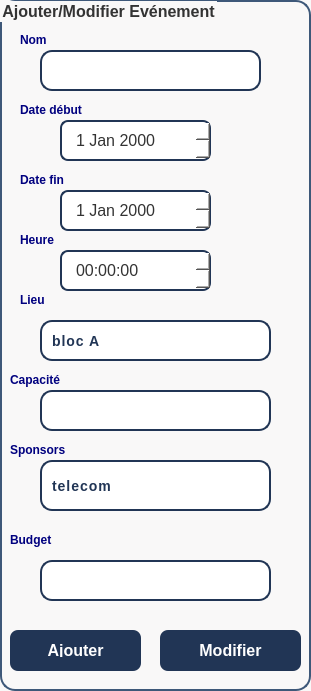
   <widget class="QGroupBox" name="groupBox">
    <property name="geometry">
     <rect>
      <x>260</x>
      <y>0</y>
      <width>311</width>
      <height>691</height>
     </rect>
    </property>
    <property name="styleSheet">
     <string notr="true">
QGroupBox {
    background: #f9f8f8;
    border: 2px solid #3e5879;
    border-radius: 15px;
    padding: 15px;
    font-size: 16px;
    font-weight: bold;
    color: #333;
}

// Set title styling
QGroupBox:title {
    subcontrol-origin: margin;
    subcontrol-position: top center;
    padding: 5px;
    color: #555;
    background: #ecf0f3;
    border-radius: 8px;
}
</string>
    </property>
    <property name="title">
     <string>Ajouter/Modifier Evénement</string>
    </property>
    <widget class="QLabel" name="label_11">
     <property name="geometry">
      <rect>
       <x>20</x>
       <y>30</y>
       <width>63</width>
       <height>20</height>
      </rect>
     </property>
     <property name="styleSheet">
      <string notr="true">QMainWindow {
    background: #3e5879; /* Main window background color */
    color: white; /* White text color */
}

QWidget {
    background: #f9f8f8; /* Background color for text areas inside the main window */
}

/* Optional: If you want text inputs like QLineEdit, QTextEdit, etc., to have a different background */
QLineEdit, QTextEdit, QPlainTextEdit {
    background: #f9f8f8; /* Text input background color */
    color: #333; /* Dark text color for readability */
}
</string>
     </property>
     <property name="text">
      <string>&lt;html&gt;&lt;head/&gt;&lt;body&gt;&lt;p&gt;&lt;span style=&quot; font-weight:700; color:#00007f;&quot;&gt;Nom&lt;/span&gt;&lt;/p&gt;&lt;/body&gt;&lt;/html&gt;</string>
     </property>
    </widget>
    <widget class="QLineEdit" name="lineedit_nom">
     <property name="geometry">
      <rect>
       <x>40</x>
       <y>50</y>
       <width>221</width>
       <height>41</height>
      </rect>
     </property>
     <property name="styleSheet">
      <string notr="true">QLineEdit {
    background: #ffffff; /* White background */
    border: 2px solid #213555; /* Blue border */
    border-radius: 12px; /* Rounded corners */
    padding: 8px;
    font-size: 13px;
    color: #3e5879; /* Dark text color */
    font-weight: bold;
    letter-spacing: 1px;
}

QLineEdit:focus {
    border: 2px solid #00bfff; /* Blue border on focus */
    background: #f5f5f5; /* Light gray background on focus */
}
</string>
     </property>
    </widget>
    <widget class="QLabel" name="label_12">
     <property name="geometry">
      <rect>
       <x>20</x>
       <y>100</y>
       <width>101</width>
       <height>20</height>
      </rect>
     </property>
     <property name="styleSheet">
      <string notr="true">QMainWindow {
    background: #3e5879; /* Main window background color */
    color: white; /* White text color */
}

QWidget {
    background: #f9f8f8; /* Background color for text areas inside the main window */
}

/* Optional: If you want text inputs like QLineEdit, QTextEdit, etc., to have a different background */
QLineEdit, QTextEdit, QPlainTextEdit {
    background: #f9f8f8; /* Text input background color */
    color: #333; /* Dark text color for readability */
}
</string>
     </property>
     <property name="text">
      <string>&lt;!DOCTYPE HTML PUBLIC &quot;-//W3C//DTD HTML 4.0//EN&quot; &quot;http://www.w3.org/TR/REC-html40/strict.dtd&quot;&gt;
&lt;html&gt;&lt;head&gt;&lt;meta name=&quot;qrichtext&quot; content=&quot;1&quot; /&gt;&lt;meta charset=&quot;utf-8&quot; /&gt;&lt;style type=&quot;text/css&quot;&gt;
p, li { white-space: pre-wrap; }
hr { height: 1px; border-width: 0; }
li.unchecked::marker { content: &quot;\2610&quot;; }
li.checked::marker { content: &quot;\2612&quot;; }
&lt;/style&gt;&lt;/head&gt;&lt;body style=&quot; font-family:'Segoe UI'; font-size:9pt; font-weight:400; font-style:normal;&quot;&gt;
&lt;p style=&quot; margin-top:0px; margin-bottom:0px; margin-left:0px; margin-right:0px; -qt-block-indent:0; text-indent:0px;&quot;&gt;&lt;span style=&quot; font-weight:700; color:#00007f;&quot;&gt;Date début&lt;/span&gt;&lt;/p&gt;&lt;/body&gt;&lt;/html&gt;</string>
     </property>
    </widget>
    <widget class="QLabel" name="label_13">
     <property name="geometry">
      <rect>
       <x>20</x>
       <y>230</y>
       <width>63</width>
       <height>20</height>
      </rect>
     </property>
     <property name="styleSheet">
      <string notr="true">QMainWindow {
    background: #3e5879; /* Main window background color */
    color: white; /* White text color */
}

QWidget {
    background: #f9f8f8; /* Background color for text areas inside the main window */
}

/* Optional: If you want text inputs like QLineEdit, QTextEdit, etc., to have a different background */
QLineEdit, QTextEdit, QPlainTextEdit {
    background: #f9f8f8; /* Text input background color */
    color: #333; /* Dark text color for readability */
}
</string>
     </property>
     <property name="text">
      <string>&lt;html&gt;&lt;head/&gt;&lt;body&gt;&lt;p&gt;&lt;span style=&quot; font-weight:700; color:#00007f;&quot;&gt;Heure&lt;/span&gt;&lt;/p&gt;&lt;/body&gt;&lt;/html&gt;</string>
     </property>
    </widget>
    <widget class="QLabel" name="label_14">
     <property name="geometry">
      <rect>
       <x>20</x>
       <y>290</y>
       <width>63</width>
       <height>20</height>
      </rect>
     </property>
     <property name="styleSheet">
      <string notr="true">QMainWindow {
    background: #3e5879; /* Main window background color */
    color: white; /* White text color */
}

QWidget {
    background: #f9f8f8; /* Background color for text areas inside the main window */
}

/* Optional: If you want text inputs like QLineEdit, QTextEdit, etc., to have a different background */
QLineEdit, QTextEdit, QPlainTextEdit {
    background: #f9f8f8; /* Text input background color */
    color: #333; /* Dark text color for readability */
}
</string>
     </property>
     <property name="text">
      <string>&lt;html&gt;&lt;head/&gt;&lt;body&gt;&lt;p&gt;&lt;span style=&quot; font-weight:700; color:#00007f;&quot;&gt;Lieu&lt;/span&gt;&lt;/p&gt;&lt;/body&gt;&lt;/html&gt;</string>
     </property>
    </widget>
    <widget class="QDateEdit" name="lineedit_date_debut">
     <property name="geometry">
      <rect>
       <x>60</x>
       <y>120</y>
       <width>151</width>
       <height>41</height>
      </rect>
     </property>
     <property name="styleSheet">
      <string notr="true">QDateEdit {
    background: #ffffff; /* White background */
    border: 2px solid #213555; /* Blue border */
    border-radius: 8px; /* Rounded corners */
    padding: 8px 12px;
    font-size: 16px;
    color: #333; /* Dark text color */
}

QDateEdit:focus {
    border: 2px solid #213555; /* Keep the same blue border when focused */
}
</string>
     </property>
    </widget>
    <widget class="QTimeEdit" name="lineedit_heure">
     <property name="geometry">
      <rect>
       <x>60</x>
       <y>250</y>
       <width>151</width>
       <height>41</height>
      </rect>
     </property>
     <property name="styleSheet">
      <string notr="true">QTimeEdit {
    background: #ffffff; /* White background */
    border: 2px solid #213555; /* Blue border */
    border-radius: 8px; /* Rounded corners */
    padding: 8px 12px;
    font-size: 16px;
    color: #333; /* Dark text color */
}

QTimeEdit:focus {
    border: 2px solid #213555; /* Keep the same blue border when focused */
}
</string>
     </property>
    </widget>
    <widget class="QLabel" name="label_15">
     <property name="geometry">
      <rect>
       <x>10</x>
       <y>370</y>
       <width>63</width>
       <height>20</height>
      </rect>
     </property>
     <property name="styleSheet">
      <string notr="true">QMainWindow {
    background: #3e5879; /* Main window background color */
    color: white; /* White text color */
}

QWidget {
    background: #f9f8f8; /* Background color for text areas inside the main window */
}

/* Optional: If you want text inputs like QLineEdit, QTextEdit, etc., to have a different background */
QLineEdit, QTextEdit, QPlainTextEdit {
    background: #f9f8f8; /* Text input background color */
    color: #333; /* Dark text color for readability */
}
</string>
     </property>
     <property name="text">
      <string>&lt;html&gt;&lt;head/&gt;&lt;body&gt;&lt;p&gt;&lt;span style=&quot; font-weight:700; color:#00007f;&quot;&gt;Capacité&lt;/span&gt;&lt;/p&gt;&lt;/body&gt;&lt;/html&gt;</string>
     </property>
    </widget>
    <widget class="QLineEdit" name="lineedit_capacite">
     <property name="geometry">
      <rect>
       <x>40</x>
       <y>390</y>
       <width>231</width>
       <height>41</height>
      </rect>
     </property>
     <property name="whatsThis">
      <string>&lt;html&gt;&lt;head/&gt;&lt;body&gt;&lt;p&gt;&lt;br/&gt;&lt;/p&gt;&lt;/body&gt;&lt;/html&gt;</string>
     </property>
     <property name="styleSheet">
      <string notr="true">QLineEdit {
    background: #ffffff; /* White background */
    border: 2px solid #213555; /* Blue border */
    border-radius: 12px; /* Rounded corners */
    padding: 8px;
    font-size: 13px;
    color: #3e5879; /* Dark text color */
    font-weight: bold;
    letter-spacing: 1px;
}

QLineEdit:focus {
    border: 2px solid #00bfff; /* Blue border on focus */
    background: #f5f5f5; /* Light gray background on focus */
}
</string>
     </property>
     <property name="text">
      <string/>
     </property>
    </widget>
    <widget class="QLabel" name="label_16">
     <property name="geometry">
      <rect>
       <x>10</x>
       <y>440</y>
       <width>63</width>
       <height>20</height>
      </rect>
     </property>
     <property name="styleSheet">
      <string notr="true">QMainWindow {
    background: #3e5879; /* Main window background color */
    color: white; /* White text color */
}

QWidget {
    background: #f9f8f8; /* Background color for text areas inside the main window */
}

/* Optional: If you want text inputs like QLineEdit, QTextEdit, etc., to have a different background */
QLineEdit, QTextEdit, QPlainTextEdit {
    background: #f9f8f8; /* Text input background color */
    color: #333; /* Dark text color for readability */
}
</string>
     </property>
     <property name="text">
      <string>&lt;html&gt;&lt;head/&gt;&lt;body&gt;&lt;p&gt;&lt;span style=&quot; font-weight:700; color:#00007f;&quot;&gt;Sponsors&lt;/span&gt;&lt;/p&gt;&lt;/body&gt;&lt;/html&gt;</string>
     </property>
    </widget>
    <widget class="QLabel" name="label_17">
     <property name="geometry">
      <rect>
       <x>20</x>
       <y>170</y>
       <width>63</width>
       <height>20</height>
      </rect>
     </property>
     <property name="styleSheet">
      <string notr="true">QMainWindow {
    background: #3e5879; /* Main window background color */
    color: white; /* White text color */
}

QWidget {
    background: #f9f8f8; /* Background color for text areas inside the main window */
}

/* Optional: If you want text inputs like QLineEdit, QTextEdit, etc., to have a different background */
QLineEdit, QTextEdit, QPlainTextEdit {
    background: #f9f8f8; /* Text input background color */
    color: #333; /* Dark text color for readability */
}
</string>
     </property>
     <property name="text">
      <string>&lt;html&gt;&lt;head/&gt;&lt;body&gt;&lt;p&gt;&lt;span style=&quot; font-weight:700; color:#00007f;&quot;&gt;Date fin&lt;/span&gt;&lt;/p&gt;&lt;/body&gt;&lt;/html&gt;</string>
     </property>
    </widget>
    <widget class="QDateEdit" name="lineedit_date_fin">
     <property name="geometry">
      <rect>
       <x>60</x>
       <y>190</y>
       <width>151</width>
       <height>41</height>
      </rect>
     </property>
     <property name="styleSheet">
      <string notr="true">QDateEdit {
    background: #ffffff; /* White background */
    border: 2px solid #213555; /* Blue border */
    border-radius: 8px; /* Rounded corners */
    padding: 8px 12px;
    font-size: 16px;
    color: #333; /* Dark text color */
}

QDateEdit:focus {
    border: 2px solid #213555; /* Keep the same blue border when focused */
}
</string>
     </property>
    </widget>
    <widget class="QLabel" name="b">
     <property name="geometry">
      <rect>
       <x>10</x>
       <y>530</y>
       <width>63</width>
       <height>20</height>
      </rect>
     </property>
     <property name="styleSheet">
      <string notr="true">QMainWindow {
    background: #3e5879; /* Main window background color */
    color: white; /* White text color */
}

QWidget {
    background: #f9f8f8; /* Background color for text areas inside the main window */
}

/* Optional: If you want text inputs like QLineEdit, QTextEdit, etc., to have a different background */
QLineEdit, QTextEdit, QPlainTextEdit {
    background: #f9f8f8; /* Text input background color */
    color: #333; /* Dark text color for readability */
}
</string>
     </property>
     <property name="text">
      <string>&lt;html&gt;&lt;head/&gt;&lt;body&gt;&lt;p&gt;&lt;span style=&quot; font-weight:700; color:#00007f;&quot;&gt;Budget&lt;/span&gt;&lt;/p&gt;&lt;/body&gt;&lt;/html&gt;</string>
     </property>
    </widget>
    <widget class="QLineEdit" name="lineedit_budget">
     <property name="geometry">
      <rect>
       <x>40</x>
       <y>560</y>
       <width>231</width>
       <height>41</height>
      </rect>
     </property>
     <property name="whatsThis">
      <string>&lt;html&gt;&lt;head/&gt;&lt;body&gt;&lt;p&gt;&lt;br/&gt;&lt;/p&gt;&lt;/body&gt;&lt;/html&gt;</string>
     </property>
     <property name="styleSheet">
      <string notr="true">QLineEdit {
    background: #ffffff; /* White background */
    border: 2px solid #213555; /* Blue border */
    border-radius: 12px; /* Rounded corners */
    padding: 8px;
    font-size: 13px;
    color: #3e5879; /* Dark text color */
    font-weight: bold;
    letter-spacing: 1px;
}

QLineEdit:focus {
    border: 2px solid #00bfff; /* Blue border on focus */
    background: #f5f5f5; /* Light gray background on focus */
}
</string>
     </property>
     <property name="text">
      <string/>
     </property>
    </widget>
    <widget class="QPushButton" name="pushbutton_ajouter_2">
     <property name="geometry">
      <rect>
       <x>10</x>
       <y>630</y>
       <width>131</width>
       <height>41</height>
      </rect>
     </property>
     <property name="styleSheet">
      <string notr="true">QPushButton {
    background: #213555; /* Blue background */
    border: none;
    border-radius: 8px;
    padding: 14px;
    font-size: 16px;
    font-weight: bold;
    color: white;
}

QPushButton:hover {
    background: #1a2a3b; /* Darker shade of blue for hover */
}

QPushButton:pressed {
    background: #17263a; /* Even darker shade for pressed state */
}
</string>
     </property>
     <property name="text">
      <string>Ajouter</string>
     </property>
    </widget>
    <widget class="QPushButton" name="pushButton_modifier">
     <property name="geometry">
      <rect>
       <x>160</x>
       <y>630</y>
       <width>141</width>
       <height>41</height>
      </rect>
     </property>
     <property name="styleSheet">
      <string notr="true">QPushButton {
    background: #213555; /* Updated to the new blue color */
    border: none;
    border-radius: 8px;
    padding: 12px;
    font-size: 16px;
    font-weight: bold;
    color: white;
    transition: 0.3s;
}

QPushButton:hover {
    background: #1a2a3b; /* Darker shade of #213555 for hover */
}

QPushButton:pressed {
    background: #17263a; /* Even darker shade for pressed state */
}
</string>
     </property>
     <property name="text">
      <string>Modifier</string>
     </property>
    </widget>
    <widget class="QComboBox" name="comboBox_lieu">
     <property name="geometry">
      <rect>
       <x>40</x>
       <y>320</y>
       <width>231</width>
       <height>41</height>
      </rect>
     </property>
     <property name="styleSheet">
      <string notr="true">QComboBox {
    background-color: #ffffff; /* White background */
    border: 2px solid #213555; /* Blue border */
    border-radius: 12px; /* Rounded corners */
    padding: 6px 10px;
    font-size: 14px;
    color: #213555; /* Darker text color for better visibility */
    font-weight: bold;
    letter-spacing: 1px;
    min-width: 120px; /* Ensures better visibility */
}

/* When the combo box is focused */
QComboBox:focus {
    border: 2px solid #00bfff; /* Bright blue border */
    background-color: #f0f8ff; /* Light blue background for visibility */
}

/* Drop-down button */
QComboBox::drop-down {
    border: none;
    background: transparent;
    width: 24px;
    padding-right: 6px;
}

/* Custom dropdown arrow */
QComboBox::down-arrow {
    image: url(arrow.png); /* Ensure this path is correct */
    width: 14px;
    height: 14px;
}

/* Drop-down list */
QComboBox QAbstractItemView {
    background-color: #ffffff;
    border: 2px solid #213555;
    selection-background-color: #00bfff; /* Bright blue selection */
    selection-color: #ffffff; /* White text for contrast */
    border-radius: 8px;
    padding: 5px;
    font-size: 13px;
}

/* Hover effect for list items */
QComboBox QAbstractItemView::item:hover {
    background-color: #0077cc; /* Slightly darker blue for hover */
    color: #ffffff;
}
</string>
     </property>
     <item>
      <property name="text">
       <string>bloc A</string>
      </property>
     </item>
     <item>
      <property name="text">
       <string>bloc B</string>
      </property>
     </item>
     <item>
      <property name="text">
       <string>bloc C</string>
      </property>
     </item>
     <item>
      <property name="text">
       <string>bloc D</string>
      </property>
     </item>
     <item>
      <property name="text">
       <string>bloc E</string>
      </property>
     </item>
    </widget>
    <widget class="QComboBox" name="comboBox_sponsors">
     <property name="geometry">
      <rect>
       <x>40</x>
       <y>460</y>
       <width>231</width>
       <height>51</height>
      </rect>
     </property>
     <property name="styleSheet">
      <string notr="true">QComboBox {
    background-color: #ffffff; /* White background */
    border: 2px solid #213555; /* Blue border */
    border-radius: 12px; /* Rounded corners */
    padding: 6px 10px;
    font-size: 14px;
    color: #213555; /* Darker text color for better visibility */
    font-weight: bold;
    letter-spacing: 1px;
    min-width: 120px; /* Ensures better visibility */
}

/* When the combo box is focused */
QComboBox:focus {
    border: 2px solid #00bfff; /* Bright blue border */
    background-color: #f0f8ff; /* Light blue background for visibility */
}

/* Drop-down button */
QComboBox::drop-down {
    border: none;
    background: transparent;
    width: 24px;
    padding-right: 6px;
}

/* Custom dropdown arrow */
QComboBox::down-arrow {
    image: url(down-arrow.png); /* Ensure this path is correct */
    width: 14px;
    height: 14px;
}

/* Drop-down list */
QComboBox QAbstractItemView {
    background-color: #ffffff;
    border: 2px solid #213555;
    selection-background-color: #00bfff; /* Bright blue selection */
    selection-color: #ffffff; /* White text for contrast */
    border-radius: 8px;
    padding: 5px;
    font-size: 13px;
}

/* Hover effect for list items */
QComboBox QAbstractItemView::item:hover {
    background-color: #0077cc; /* Slightly darker blue for hover */
    color: #ffffff;
}
</string>
     </property>
     <item>
      <property name="text">
       <string>telecom</string>
      </property>
     </item>
     <item>
      <property name="text">
       <string>orange</string>
      </property>
     </item>
     <item>
      <property name="text">
       <string>safia</string>
      </property>
     </item>
     <item>
      <property name="text">
       <string>saida</string>
      </property>
     </item>
     <item>
      <property name="text">
       <string>delice</string>
      </property>
     </item>
     <item>
      <property name="text">
       <string>esprit</string>
      </property>
     </item>
    </widget>
   </widget>
